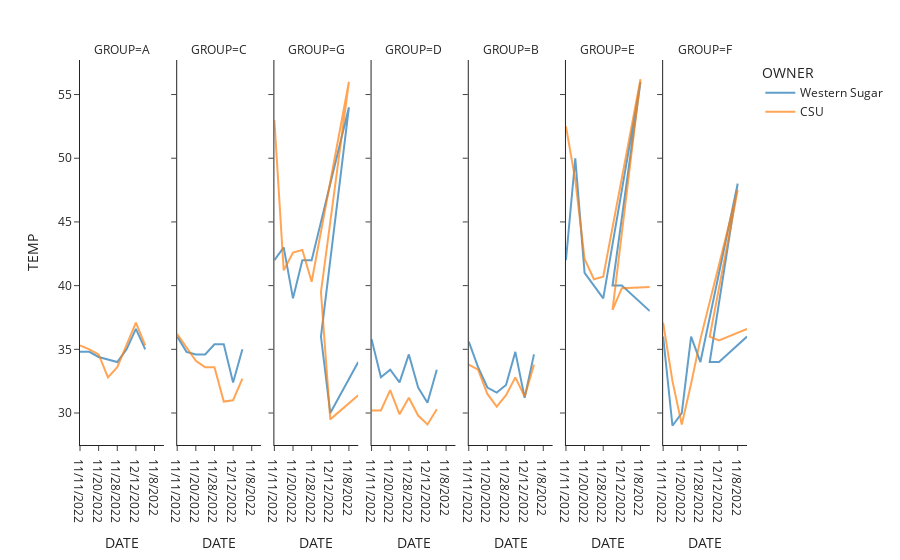

The code cell stored with this chart in its notebook:
### Markdown cell above
#### Timeseries Plots Stratified by Location

### Code cell
fig_temp_time = px.line(
    df.sort_values(by='DATE').dropna(), 
    x="DATE", 
    y="TEMP",
    color = 'OWNER',
    facet_col="GROUP",
    template='simple_white'
)
fig_temp_time.update_traces(opacity=0.7)
fig_temp_time.show()

### Figure 1 — Plotly figure (JSON) as saved in the notebook; plotly's stock layout.template omitted (floating-point values rounded to 4 significant figures)
{"data": [{"hovertemplate": "OWNER=Western Sugar<br>GROUP=A<br>DATE=%{x}<br>TEMP=%{y}<extra></extra>", "legendgroup": "Western Sugar", "line": {"color": "#1F77B4", "dash": "solid"}, "marker": {"symbol": "circle"}, "mode": "lines", "name": "Western Sugar", "opacity": 0.7, "orientation": "v", "showlegend": true, "type": "scatter", "x": ["11/11/2022", "11/15/2022", "11/20/2022", "11/25/2022", "11/28/2022", "12/10/2022", "12/12/2022", "12/2/2022"], "xaxis": "x", "y": [34.8, 34.8, 34.4, 34.2, 34, 35, 36.6, 35], "yaxis": "y"}, {"hovertemplate": "OWNER=Western Sugar<br>GROUP=C<br>DATE=%{x}<br>TEMP=%{y}<extra></extra>", "legendgroup": "Western Sugar", "line": {"color": "#1F77B4", "dash": "solid"}, "marker": {"symbol": "circle"}, "mode": "lines", "name": "Western Sugar", "opacity": 0.7, "orientation": "v", "showlegend": false, "type": "scatter", "x": ["11/11/2022", "11/15/2022", "11/20/2022", "11/25/2022", "11/28/2022", "12/10/2022", "12/12/2022", "12/2/2022"], "xaxis": "x2", "y": [36, 34.8, 34.6, 34.6, 35.4, 35.4, 32.4, 35], "yaxis": "y2"}, {"hovertemplate": "OWNER=Western Sugar<br>GROUP=G<br>DATE=%{x}<br>TEMP=%{y}<extra></extra>", "legendgroup": "Western Sugar", "line": {"color": "#1F77B4", "dash": "solid"}, "marker": {"symbol": "circle"}, "mode": "lines", "name": "Western Sugar", "opacity": 0.7, "orientation": "v", "showlegend": false, "type": "scatter", "x": ["11/11/2022", "11/15/2022", "11/20/2022", "11/25/2022", "11/28/2022", "11/8/2022", "12/10/2022", "12/12/2022", "12/5/2022"], "xaxis": "x3", "y": [42, 43, 39, 42, 42, 54, 36, 30, 34], "yaxis": "y3"}, {"hovertemplate": "OWNER=Western Sugar<br>GROUP=D<br>DATE=%{x}<br>TEMP=%{y}<extra></extra>", "legendgroup": "Western Sugar", "line": {"color": "#1F77B4", "dash": "solid"}, "marker": {"symbol": "circle"}, "mode": "lines", "name": "Western Sugar", "opacity": 0.7, "orientation": "v", "showlegend": false, "type": "scatter", "x": ["11/11/2022", "11/15/2022", "11/20/2022", "11/25/2022", "11/28/2022", "12/10/2022", "12/12/2022", "12/2/2022"], "xaxis": "x4", "y": [35.8, 32.8, 33.4, 32.4, 34.6, 32, 30.8, 33.4], "yaxis": "y4"}, {"hovertemplate": "OWNER=Western Sugar<br>GROUP=B<br>DATE=%{x}<br>TEMP=%{y}<extra></extra>", "legendgroup": "Western Sugar", "line": {"color": "#1F77B4", "dash": "solid"}, "marker": {"symbol": "circle"}, "mode": "lines", "name": "Western Sugar", "opacity": 0.7, "orientation": "v", "showlegend": false, "type": "scatter", "x": ["11/11/2022", "11/15/2022", "11/20/2022", "11/25/2022", "11/28/2022", "12/10/2022", "12/12/2022", "12/2/2022"], "xaxis": "x5", "y": [35.6, 33.6, 32, 31.6, 32.2, 34.8, 31.2, 34.6], "yaxis": "y5"}, {"hovertemplate": "OWNER=Western Sugar<br>GROUP=E<br>DATE=%{x}<br>TEMP=%{y}<extra></extra>", "legendgroup": "Western Sugar", "line": {"color": "#1F77B4", "dash": "solid"}, "marker": {"symbol": "circle"}, "mode": "lines", "name": "Western Sugar", "opacity": 0.7, "orientation": "v", "showlegend": false, "type": "scatter", "x": ["11/11/2022", "11/15/2022", "11/20/2022", "11/25/2022", "11/28/2022", "11/8/2022", "12/10/2022", "12/12/2022", "12/5/2022"], "xaxis": "x6", "y": [42, 50, 41, 40, 39, 56, 40, 40, 38], "yaxis": "y6"}, {"hovertemplate": "OWNER=Western Sugar<br>GROUP=F<br>DATE=%{x}<br>TEMP=%{y}<extra></extra>", "legendgroup": "Western Sugar", "line": {"color": "#1F77B4", "dash": "solid"}, "marker": {"symbol": "circle"}, "mode": "lines", "name": "Western Sugar", "opacity": 0.7, "orientation": "v", "showlegend": false, "type": "scatter", "x": ["11/11/2022", "11/15/2022", "11/20/2022", "11/25/2022", "11/28/2022", "11/8/2022", "12/10/2022", "12/12/2022", "12/5/2022"], "xaxis": "x7", "y": [36, 29, 30, 36, 34, 48, 34, 34, 36], "yaxis": "y7"}, {"hovertemplate": "OWNER=CSU<br>GROUP=A<br>DATE=%{x}<br>TEMP=%{y}<extra></extra>", "legendgroup": "CSU", "line": {"color": "#FF7F0E", "dash": "solid"}, "marker": {"symbol": "circle"}, "mode": "lines", "name": "CSU", "opacity": 0.7, "orientation": "v", "showlegend": true, "type": "scatter", "x": ["11/11/2022", "11/15/2022", "11/20/2022", "11/25/2022", "11/28/2022", "12/10/2022", "12/12/2022", "12/2/2022"], "xaxis": "x", "y": [35.3, 35, 34.6, 32.8, 33.6, 35.3, 37.1, 35.3], "yaxis": "y"}, {"hovertemplate": "OWNER=CSU<br>GROUP=C<br>DATE=%{x}<br>TEMP=%{y}<extra></extra>", "legendgroup": "CSU", "line": {"color": "#FF7F0E", "dash": "solid"}, "marker": {"symbol": "circle"}, "mode": "lines", "name": "CSU", "opacity": 0.7, "orientation": "v", "showlegend": false, "type": "scatter", "x": ["11/11/2022", "11/15/2022", "11/20/2022", "11/25/2022", "11/28/2022", "12/10/2022", "12/12/2022", "12/2/2022"], "xaxis": "x2", "y": [36.2, 35.1, 34.1, 33.6, 33.6, 30.9, 31, 32.7], "yaxis": "y2"}, {"hovertemplate": "OWNER=CSU<br>GROUP=G<br>DATE=%{x}<br>TEMP=%{y}<extra></extra>", "legendgroup": "CSU", "line": {"color": "#FF7F0E", "dash": "solid"}, "marker": {"symbol": "circle"}, "mode": "lines", "name": "CSU", "opacity": 0.7, "orientation": "v", "showlegend": false, "type": "scatter", "x": ["11/11/2022", "11/15/2022", "11/20/2022", "11/25/2022", "11/28/2022", "11/8/2022", "12/10/2022", "12/12/2022", "12/5/2022"], "xaxis": "x3", "y": [53, 41.2, 42.6, 42.8, 40.3, 56, 39.5, 29.5, 31.4], "yaxis": "y3"}, {"hovertemplate": "OWNER=CSU<br>GROUP=D<br>DATE=%{x}<br>TEMP=%{y}<extra></extra>", "legendgroup": "CSU", "line": {"color": "#FF7F0E", "dash": "solid"}, "marker": {"symbol": "circle"}, "mode": "lines", "name": "CSU", "opacity": 0.7, "orientation": "v", "showlegend": false, "type": "scatter", "x": ["11/11/2022", "11/15/2022", "11/20/2022", "11/25/2022", "11/28/2022", "12/10/2022", "12/12/2022", "12/2/2022"], "xaxis": "x4", "y": [30.2, 30.2, 31.8, 29.9, 31.2, 29.8, 29.1, 30.3], "yaxis": "y4"}, {"hovertemplate": "OWNER=CSU<br>GROUP=B<br>DATE=%{x}<br>TEMP=%{y}<extra></extra>", "legendgroup": "CSU", "line": {"color": "#FF7F0E", "dash": "solid"}, "marker": {"symbol": "circle"}, "mode": "lines", "name": "CSU", "opacity": 0.7, "orientation": "v", "showlegend": false, "type": "scatter", "x": ["11/11/2022", "11/15/2022", "11/20/2022", "11/25/2022", "11/28/2022", "12/10/2022", "12/12/2022", "12/2/2022"], "xaxis": "x5", "y": [33.8, 33.4, 31.5, 30.5, 31.4, 32.8, 31.3, 33.8], "yaxis": "y5"}, {"hovertemplate": "OWNER=CSU<br>GROUP=E<br>DATE=%{x}<br>TEMP=%{y}<extra></extra>", "legendgroup": "CSU", "line": {"color": "#FF7F0E", "dash": "solid"}, "marker": {"symbol": "circle"}, "mode": "lines", "name": "CSU", "opacity": 0.7, "orientation": "v", "showlegend": false, "type": "scatter", "x": ["11/11/2022", "11/15/2022", "11/20/2022", "11/25/2022", "11/28/2022", "11/8/2022", "12/10/2022", "12/12/2022", "12/5/2022"], "xaxis": "x6", "y": [52.5, 48.3, 42.1, 40.5, 40.7, 56.2, 38.1, 39.8, 39.9], "yaxis": "y6"}, {"hovertemplate": "OWNER=CSU<br>GROUP=F<br>DATE=%{x}<br>TEMP=%{y}<extra></extra>", "legendgroup": "CSU", "line": {"color": "#FF7F0E", "dash": "solid"}, "marker": {"symbol": "circle"}, "mode": "lines", "name": "CSU", "opacity": 0.7, "orientation": "v", "showlegend": false, "type": "scatter", "x": ["11/11/2022", "11/15/2022", "11/20/2022", "11/25/2022", "11/28/2022", "11/8/2022", "12/10/2022", "12/12/2022", "12/5/2022"], "xaxis": "x7", "y": [37.1, 32.5, 29.1, 32.3, 35.8, 47.5, 36, 35.7, 36.6], "yaxis": "y7"}], "layout": {"annotations": [{"font": {}, "showarrow": false, "text": "GROUP=A", "x": 0.06286, "xanchor": "center", "xref": "paper", "y": 1, "yanchor": "bottom", "yref": "paper"}, {"font": {}, "showarrow": false, "text": "GROUP=C", "x": 0.2086, "xanchor": "center", "xref": "paper", "y": 1, "yanchor": "bottom", "yref": "paper"}, {"font": {}, "showarrow": false, "text": "GROUP=G", "x": 0.3543, "xanchor": "center", "xref": "paper", "y": 1, "yanchor": "bottom", "yref": "paper"}, {"font": {}, "showarrow": false, "text": "GROUP=D", "x": 0.5, "xanchor": "center", "xref": "paper", "y": 1, "yanchor": "bottom", "yref": "paper"}, {"font": {}, "showarrow": false, "text": "GROUP=B", "x": 0.6457, "xanchor": "center", "xref": "paper", "y": 1, "yanchor": "bottom", "yref": "paper"}, {"font": {}, "showarrow": false, "text": "GROUP=E", "x": 0.7914, "xanchor": "center", "xref": "paper", "y": 1, "yanchor": "bottom", "yref": "paper"}, {"font": {}, "showarrow": false, "text": "GROUP=F", "x": 0.9371, "xanchor": "center", "xref": "paper", "y": 1, "yanchor": "bottom", "yref": "paper"}], "legend": {"title": {"text": "OWNER"}, "tracegroupgap": 0}, "margin": {"t": 60}, "xaxis": {"anchor": "y", "domain": [0, 0.1257], "title": {"text": "DATE"}}, "xaxis2": {"anchor": "y2", "domain": [0.1457, 0.2714], "matches": "x", "title": {"text": "DATE"}}, "xaxis3": {"anchor": "y3", "domain": [0.2914, 0.4171], "matches": "x", "title": {"text": "DATE"}}, "xaxis4": {"anchor": "y4", "domain": [0.4371, 0.5629], "matches": "x", "title": {"text": "DATE"}}, "xaxis5": {"anchor": "y5", "domain": [0.5829, 0.7086], "matches": "x", "title": {"text": "DATE"}}, "xaxis6": {"anchor": "y6", "domain": [0.7286, 0.8543], "matches": "x", "title": {"text": "DATE"}}, "xaxis7": {"anchor": "y7", "domain": [0.8743, 1.0], "matches": "x", "title": {"text": "DATE"}}, "yaxis": {"anchor": "x", "domain": [0, 1], "title": {"text": "TEMP"}}, "yaxis2": {"anchor": "x2", "domain": [0, 1], "matches": "y", "showticklabels": false}, "yaxis3": {"anchor": "x3", "domain": [0, 1], "matches": "y", "showticklabels": false}, "yaxis4": {"anchor": "x4", "domain": [0, 1], "matches": "y", "showticklabels": false}, "yaxis5": {"anchor": "x5", "domain": [0, 1], "matches": "y", "showticklabels": false}, "yaxis6": {"anchor": "x6", "domain": [0, 1], "matches": "y", "showticklabels": false}, "yaxis7": {"anchor": "x7", "domain": [0, 1], "matches": "y", "showticklabels": false}}}
